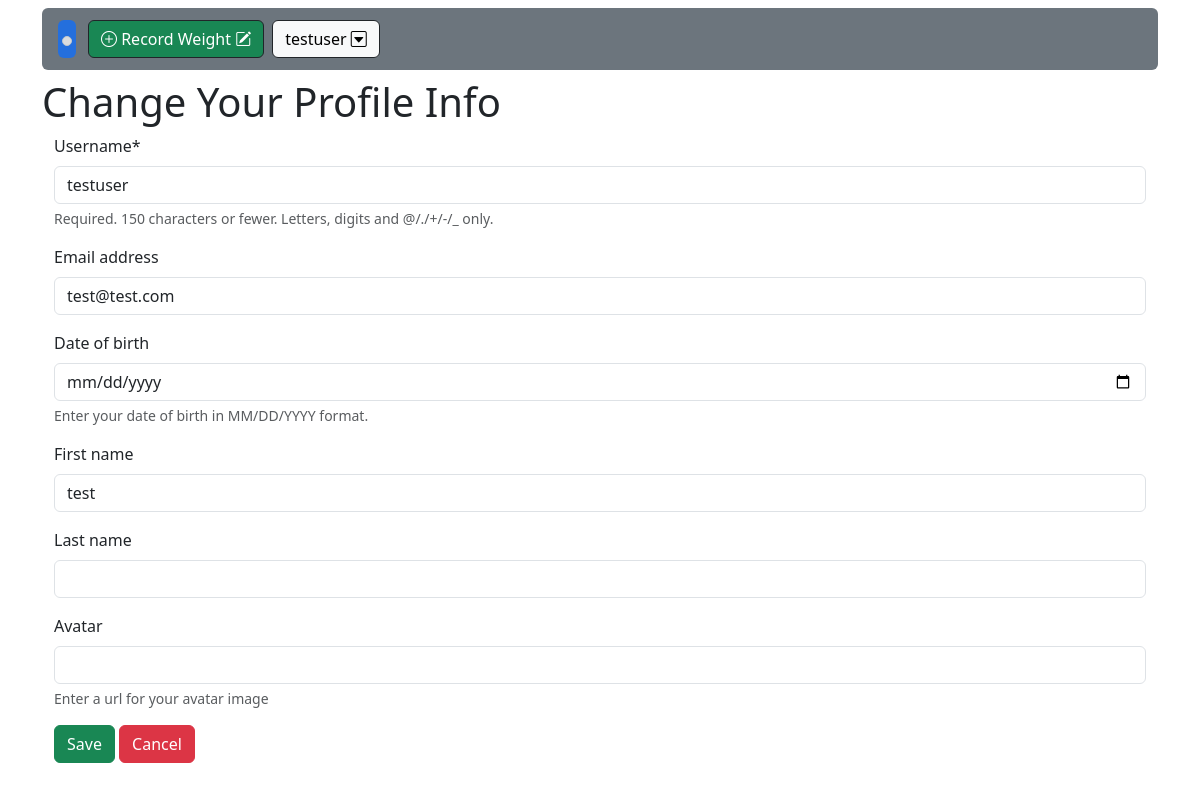
The page /accounts/profile/2/edit (signed in) on the database its author committed.
### accounts/models.py (models this page shows, shortened)
class CustomUser(AbstractUser):
    date_of_birth = models.DateField(
        null=True, blank=True, help_text="Enter your date of birth in MM/DD/YYYY format.")
    avatar = models.CharField(
        max_length=999, null=True, blank=True, help_text="Enter a url for your avatar image")

### accounts/views.py (the view)
# urls.py: path('profile/<int:pk>/edit', UserProfileChangeView.as_view(), name='user_change_profile'),
class UserProfileChangeView(LoginRequiredMixin, UserPassesTestMixin, UpdateView):
    form_class = CustomUserChangeForm
    model = CustomUser
    template_name = "registration/user_change_profile.html"
    def test_func(self):
        obj = self.get_object()
        return obj.pk == self.request.user.pk
    def get_context_data(self, **kwargs):
        context = super(UserProfileChangeView, self).get_context_data(**kwargs)
        context["form1"] = WeightEntryForm(
            initial={'recorded': datetime.now()})
        return context

### accounts/forms.py
class CustomUserChangeForm(UserChangeForm):
    class Meta(UserChangeForm):
        model = CustomUser
        fields = (
            "username",
            "email",
            "date_of_birth",
            "first_name",
            "last_name",
            "avatar"
        )
        widgets = {
            'date_of_birth': forms.DateInput(attrs={'type': 'date'}),
        }

### fitness/forms.py
class WeightEntryForm(forms.ModelForm):
    class Meta:
        model = WeightEntry
        fields = ("weight", "recorded", "note")
        widgets = {
            'recorded': DateTimePickerInput(),
            'weight': forms.TextInput(attrs={'maxlength': "5", "onkeypress": "return isNumberKey(event)", "required": ""}),
            'note': forms.TextInput(attrs={'type': 'text'}),
        }

### templates/registration/user_change_profile.html (shortened to what this page needs)
{% extends 'base.html' %}
{% load crispy_forms_tags %}
{% block content %}
    <h1>Change Your Profile Info</h1>
    <div class="container">
        <form method="post">
            {{ form.username|as_crispy_field }}
            {{ form.email|as_crispy_field }}
            {{ form.date_of_birth|as_crispy_field }}
            {{ form.first_name|as_crispy_field }}
            {{ form.last_name|as_crispy_field }}
            {{ form.avatar|as_crispy_field }}
            <input class="btn btn-success" type="submit" value="Save">
            <a href="{% url 'user_profile' user.pk %}" id="cancel" name="cancel" class="btn btn-danger ml-2">Cancel</a>
        </form>
    </div>
{% endblock content %}

### templates/base.html (shortened to what this page needs)
{% load crispy_forms_tags %}
{% load static %}
<!DOCTYPE html>
<html lang="en">
<head>
    <link href="https://cdn.jsdelivr.net/npm/bootstrap@5.3.1/dist/css/bootstrap.min.css" rel="stylesheet">
    <link rel="stylesheet" href="https://cdn.jsdelivr.net/npm/bootstrap-icons@1.10.5/font/bootstrap-icons.css">
</head>
<body>
<div class="container">
    <nav class="navbar navbar-expand-lg my-2 bg-secondary rounded sticky-top">
        <div class="container-fluid">
          <a class="navbar-brand bg-primary opacity-75 m-1 p-1 rounded" href="{% url 'home' %}"><img class="img-thumbnail" style="height: 45px;" src="https://i.imgur.com/m91WSGf.png" alt=""></a>
          {% if user.is_authenticated %}
          <div class="d-grid gap-2 col mx-auto ">
              <div class="collapse navbar-collapse show " id="navbarTogglerDemo01">
                <div class="d-grid gap-2 d-lg-flex col mx-auto ms-2">
                  <button type="button" id="showModal" class="btn btn-success border border-dark " data-bs-toggle="modal" data-bs-target="#weightModalAdd">
                    <i class="bi bi-plus-circle"></i> Record Weight <i class="bi bi-pencil-square"></i>
                </button>
                  <div class="dropdown">
                      <div class="d-grid gap-2 d-lg-flex col mx-auto ">
                      <a class="btn btn btn-light border border-dark" href="#" role="button" data-bs-toggle="dropdown" aria-expanded="false">
                        {{ user.username }} <i class="bi bi-caret-down-square mb-1"></i>
                      </a>
                    </div>
                  </div>
                </div>
              </div>
          </div>
          {% else %}
          <div>
            <a href="{% url "login" %}" class="btn btn-primary border border-dark">Login</a>
          </div>
          {% block navtabs1 %}
                  {% endblock navtabs1 %}
          {% endif %}
        </div>
      </nav>
    {% block content %}
    {% endblock content %}
</div>
</body>
</html>

### rows shown on the page
CustomUser: username "testuser", email "test@test.com", first_name "test"
